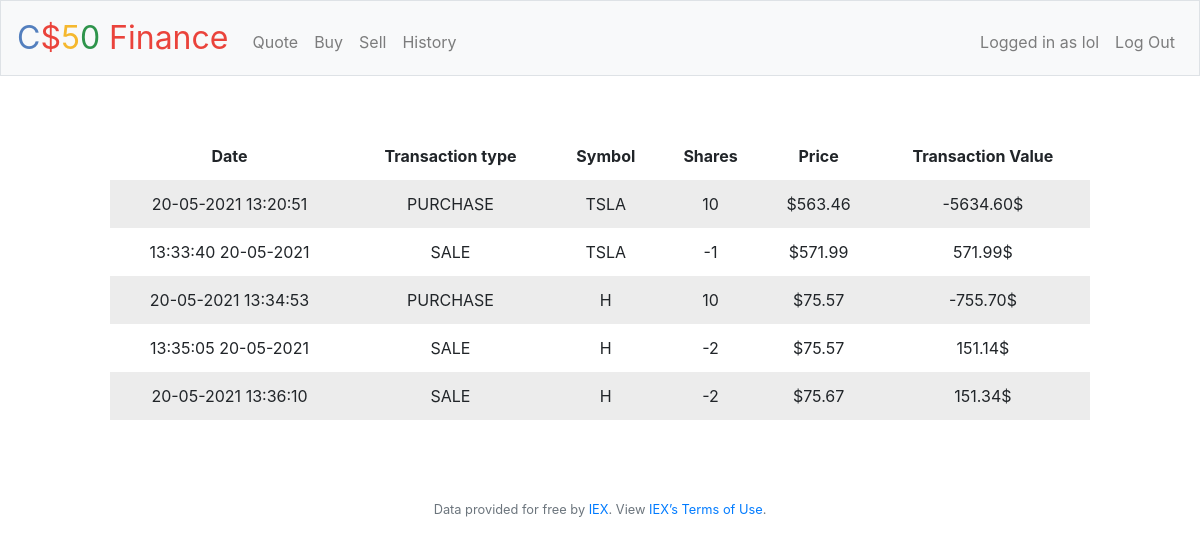
The page /history (signed in) on the database its author committed.
### tables this page shows
CREATE TABLE transactions (user_id INTEGER, type TEXT NOT NULL, date TEXT NOT NULL, time TEXT NOT NULL, symbol TEXT NOT NULL, shares NUMERIC NOT NULL, price NUMERIC NOT NULL, total NUMERIC NOT NULL, FOREIGN KEY(user_id) REFERENCES users(id));

### application.py (the view)
@app.route("/history")
@login_required
def history():
    transactions = db.execute("SELECT date, time, type, symbol, shares, price, total FROM transactions WHERE user_id = ?", session["user_id"])
    return render_template("/history.html", transactions=transactions)

### application.py (called while the page is built)
@app.after_request
def after_request(response):
    response.headers["Cache-Control"] = "no-cache, no-store, must-revalidate"
    response.headers["Expires"] = 0
    response.headers["Pragma"] = "no-cache"
    return response

### helpers.py (called while the page is built)
def login_required(f):
    @wraps(f)
    def decorated_function(*args, **kwargs):
        if session.get("user_id") is None:
            return redirect("/login")
        return f(*args, **kwargs)
    return decorated_function

### templates/history.html (shortened to what this page needs)
{% extends "layout.html" %}
{% block main %}
    <div class="section">
        <table>
            <thead>
                <tr>
                    <th>Date</th>
                    <th>Transaction type</th>
                    <th>Symbol</th>
                    <th>Shares</th>
                    <th>Price</th>
                    <th>Transaction Value</th>
                </tr>
            </thead>
            <tbody>
                    {% for transaction in transactions %}
                   <tr>
                       <td> {{ transaction.date }}   {{ transaction.time }} </td>
                       <td> {{ transaction.type }} </td>
                       <td> {{ transaction.symbol }} </td>
                       <td> {{ transaction.shares }} </td>
                       <td> ${{ '%0.2f'|format(transaction.price|float)}} </td>
                       <td> {{ '%0.2f'|format(transaction.total|float)}}$ </td>
                   </tr>
                   {% endfor %}
            </tbody>
        </table>
    </div>
{% endblock %}

### templates/layout.html (shortened to what this page needs)
<!DOCTYPE html>
<html lang="en">
    <head>
        <link rel="stylesheet" href="https://cdn.jsdelivr.net/npm/bootstrap@4.5.3/dist/css/bootstrap.min.css">
        <link href="/static/styles.css" rel="stylesheet">
    </head>
    <body>
        <nav class="navbar navbar-expand-md navbar-light bg-light border">
            <a class="navbar-brand" href="/"><span class="blue">C</span><span class="red">$</span><span class="yellow">5</span><span class="green">0</span> <span class="red">Finance</span></a>
            <div class="collapse navbar-collapse" id="navbar">
                {% if session.user_id %}
                    <ul class="navbar-nav mr-auto mt-2">
                        <li class="nav-item"><a class="nav-link" href="/quote">Quote</a></li>
                        <li class="nav-item"><a class="nav-link" href="/buy">Buy</a></li>
                        <li class="nav-item"><a class="nav-link" href="/sell">Sell</a></li>
                        <li class="nav-item"><a class="nav-link" href="/history">History</a></li>
                    </ul>
                    <ul class="navbar-nav ml-auto mt-2">
                        <li class="nav-item"><a class="nav-link" href="/">Logged in as {{ session.user }}</a></li>
                        <li class="nav-item"><a class="nav-link" href="/logout">Log Out</a></li>
                    </ul>
                {% else %}
                    <ul class="navbar-nav ml-auto mt-2">
                        <li class="nav-item"><a class="nav-link" href="/register">Register</a></li>
                        <li class="nav-item"><a class="nav-link" href="/login">Log In</a></li>
                    </ul>
                {% endif %}
            </div>
        </nav>
        <main class="container p-5">
            {% block main %}{% endblock %}
        </main>
        <footer class="small text-center text-muted">
            Data provided for free by <a href="https://iextrading.com/developer">IEX</a>. View <a href="https://iextrading.com/api-exhibit-a/">IEX’s Terms of Use</a>.
        </footer>
    </body>
</html>

### static/styles.css (style rules this page uses)
nav .navbar-brand { font-size: xx-large; }
nav .navbar-brand .blue { color: #537fbe; }
nav .navbar-brand .red { color: #ea433b; }
nav .navbar-brand .yellow { color: #f5b82e; }
nav .navbar-brand .green { color: #2e944b; }
main { overflow-x: auto; text-align: center; }
.section { padding-bottom: 1rem; padding-left: 2rem; padding-right: 2rem; padding-top: 0.5rem; }
table { background-color: transparent; margin-bottom: 1rem; width: 100%; }
table th, table td { padding: 0.75rem; vertical-align: middle; }
tbody tr:nth-of-type(odd) { background-color: rgb(191, 191, 191, 0.3); }

### rows shown on the page
transactions: price "563.46", total "-5634.60"
transactions: price "571.99", total "571.99"
transactions: price "75.57", total "-755.70"
transactions: price "75.57", total "151.14"
transactions: price "75.67", total "151.34"

### other values the page prints
{{ session.user }} "lol"
